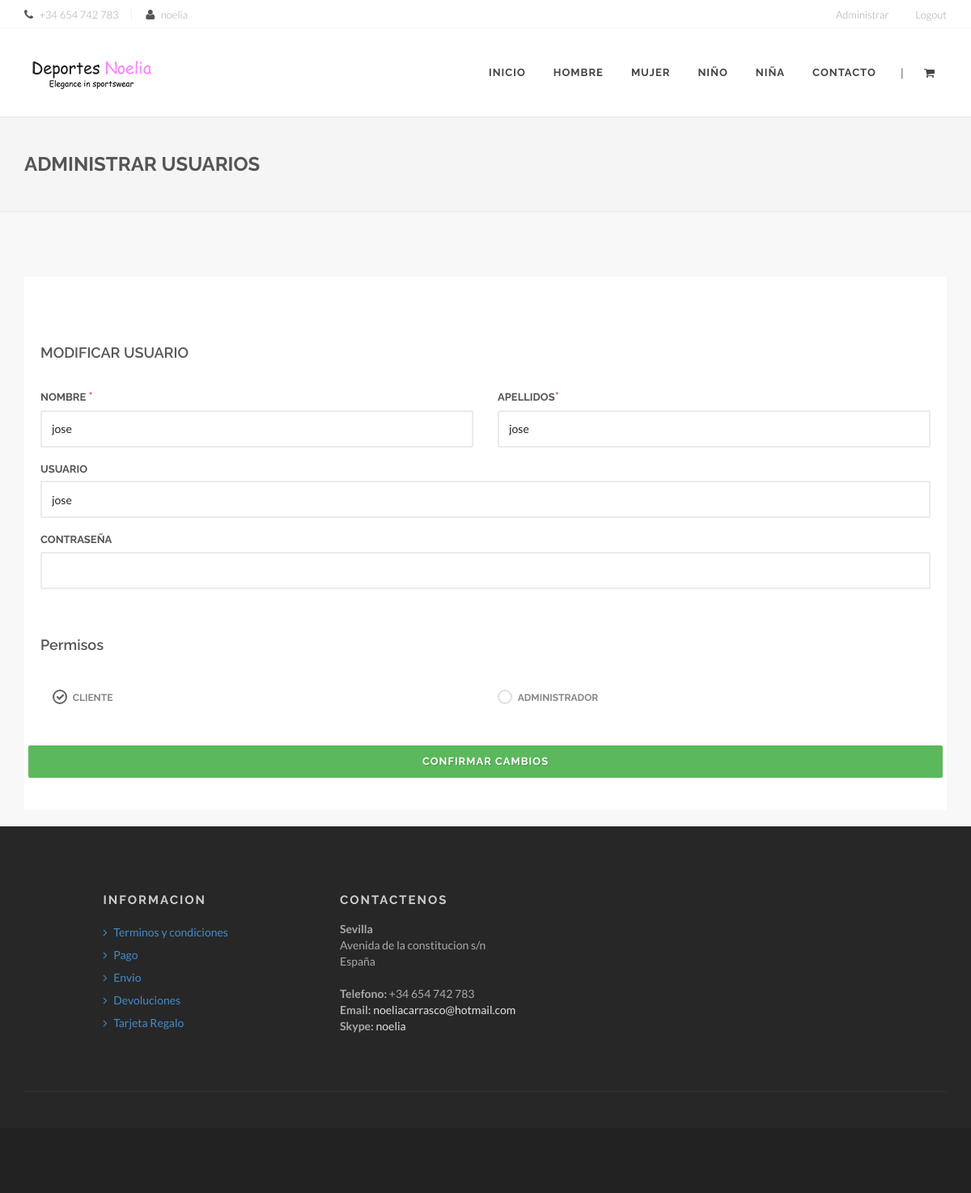
/modificarUsuario.php?i=18 (signed in), run on the app's committed database.
### tables this page shows
CREATE TABLE IF NOT EXISTS `usuarios` (
  `IDUSUARIO` int(11) NOT NULL AUTO_INCREMENT,
  `NOMBRE` varchar(25) NOT NULL,
  `APELLIDO` varchar(25) NOT NULL,
  `ROL` int(11) NOT NULL,
  `TIPO` varchar(20) NOT NULL,
  `USUARIO` varchar(25) NOT NULL,
  `PASSWORD` varchar(90) NOT NULL,
  PRIMARY KEY (`IDUSUARIO`)
);

### modificarUsuario.php (the view, shortened to what this page needs)
<?PHP
include_once("./db_configuration.php");
	$mysqli = new mysqli($db_host, $db_user, $db_password, "deportes");
	$consulta = "SELECT * FROM usuarios WHERE IDUSUARIO = '".$_REQUEST['i']."' ORDER BY IDUSUARIO";
	$usuario_elegido = null;
	if ($resultado = $mysqli->query($consulta)) {
		if($resultado->num_rows > 0){
			$usuario_elegido = $resultado->fetch_assoc();
		}
	}
?>
<!DOCTYPE html>
<html>
<head>
    <link rel="stylesheet" href="assets/css/bootstrap.css" type="text/css" />
    <link rel="stylesheet" href="assets/css/font-awesome.min.css" type="text/css" />
    <link rel="stylesheet" href="assets/css/animate.css" type="text/css" />
    <link rel="stylesheet" href="assets/js/vendor/flexslider/flexslider.css" type="text/css" />
    <link rel="stylesheet" href="assets/js/vendor/magnific/magnific-popup.css" type="text/css" />
    <link rel="stylesheet" href="assets/js/vendor/owl/assets/owl.carousel.css" type="text/css" />
    <link rel="stylesheet" href="assets/js/vendor/bootstrap-select/css/bootstrap-select.min.css" type="text/css" />
    <link rel="stylesheet" href="assets/js/vendor/range-slider/css/styles.css" type="text/css" />
    <link rel="stylesheet" href="assets/js/vendor/touchspin/jquery.bootstrap-touchspin.css" type="text/css" />
    <link rel="stylesheet" href="assets/js/vendor/starrr/starrr.css" type="text/css" />
    <link rel="stylesheet" type="text/css" href="assets/js/vendor/rs-plugin/css/settings.css" media="screen" />
    <link rel="stylesheet" href="assets/js/vendor/animsition/css/animsition.min.css">
    <link rel="stylesheet" href="assets/css/style.css" type="text/css" />
</head>
<body>
    <div id="wrapper" class="clearfix animsition">
       <nav id="add-navbar">
            <div class="container clearfix">
                <ul class="pull-right">
					<?PHP
						if((isset($_SESSION['IDUSUARIO']) && $_SESSION['IDUSUARIO'] != '') && (isset($_SESSION['rol']) && intval($_SESSION['rol']) == 2)){
					?>
					<li><a href="#">Administrar</a>
					</li>
					<?PHP
						}
					?>
					<?PHP
						if(!isset($_SESSION['IDUSUARIO'])){
					?>
                    <li><a href="login.php">Login</a></li>
					<?PHP
						}else{
					?>
                    <li><a href="disconnect.php">Logout</a></li>
					<?PHP
						}
					?>
                </ul>
                <ul class="divided">
                    <li><i class="fa fa-phone mr-5"></i> <span>+34 654 742 783</span></li> <li><i class="fa fa-user mr-5"></i> <span><?= $_SESSION['IDUSUARIO'] ?></span></li>
                </ul>
            </div>
        </nav>
        <header id="header" class="dark">
            <div id="header-wrap">
                <div class="container clearfix">
                    <div id="branding">
                        <a href="index.php" class="brand-normal"><img src="assets/images/logo-dark.png" alt="Minovate"></a>
                    </div>
					<nav id="main-navbar">
                       <ul>
                            <li><a href="index.php">Inicio</a></li>
                            <li><a href="#">Hombre</a>
                            </li>
                            <li><a href="#">Mujer</a>
                            </li>
                            <li><a href="#">Niño</a>
                            </li>
                            <li><a href="#">Niña</a>
                            </li>
                            <li><a href="contact.php">Contacto</a>
                            </li>
                        </ul>
                       <div id="shopping-cart">
                            <a href="#" id="shopping-cart-trigger"><i class="fa fa-shopping-cart"></i></a>
                        </div>
                        <div id="search-toggle"> <span class="divider">|</span></div>
                    </nav>
                </div>
            </div>
        </header>
         <section id="breadcrumbs" class="breadcrumbs">
            <div class="container clearfix">
                <h1>Administrar usuarios</h1>
        </section>
        <section id="content">
            <div class="content-wrap">
                <div class="container clearfix">
                    <div class="row">
                        <div class="col-md-12">
                            <div class="checkout">
                                <div class="row">
                                    <div class="col-md-12">
                                        <h4 class="mt-40">MODIFICAR USUARIO</h4>
                                        <form action="cambiarDatosUsuario.php" method="post">
                                            <div class="row">
                                                <div class="form-group col-sm-6">
                                                    <label for="nombre">Nombre <span class="text-lightred" style="font-size: 15px">*</span></label>
                                                    <input name="nombre" type="text" class="form-control myInput" id="nombre" value="<?=$usuario_elegido['NOMBRE']?>" required>
                                                </div>
                                                <div class="form-group col-sm-6">
                                                    <label for="apellido">Apellidos<span class="text-lightred" style="font-size: 15px">*</span></label>
                                                    <input name="apellido" type="text" class="form-control myInput" id="apellido" value="<?=$usuario_elegido['APELLIDO']?>" required>
                                                </div>
                                            </div>
                                            <div class="row">
                                                <div class="form-group col-sm-12">
                                                    <label for="usuario">Usuario</label>
                                                    <input name="usuario" type="text" class="form-control myInput" value="<?=$usuario_elegido['USUARIO']?>" id="usuario">
                                                </div>
                                            </div>
                                            <div class="row">
                                                <div class="form-group col-sm-12">
                                                    <label for="password">Contraseña</label>
                                                    <input name="password" type="password" class="form-control myInput" id="password">
                                                </div>
                                            </div>
											<div class="row">
												<div class="col-md-12">
													<h4 class="mt-40">Permisos</h4>
														<div class="col-md-6">
															<label class="checkbox checkbox-custom mb-20">
																<input type="radio" name="admin" value="1" <?PHP if($usuario_elegido['ROL'] != '2'){ ?> checked <?PHP }?>><i></i>
																<h6 class="text-bold text-uppercase m-0 inline">Cliente</h6>
															</label>
														</div>
														<div class="col-md-6">
															<label class="checkbox checkbox-custom mb-20">
																<input type="radio" name="admin" value="2" <?PHP if($usuario_elegido['ROL'] == '2'){ ?> checked <?PHP }?>><i></i>
																<h6 class="text-bold text-uppercase m-0 inline">Administrador</h6>
															</label>
														</div>
												</div>
											</div>
											<div class="row">
												<button type="submit" class="myBtn myBtn-success myBtn-rounded" style="width:100%;margin-top:30px;">Confirmar cambios</button>
											</div>
                                        </form>
                                    </div>
                                </div>
                            </div>
                        </div>
                    </div>
                </div>
        <footer id="footer">
            <div class="footer-main">
                <div class="container">
                    <div class="row">
                        <div class="col-md-3 col-md-offset-1">
                            <div class="widget widget-menu mb-0">
                                <h4><strong>Informacion</strong></h4>
                                <ul class="list-unstyled">
                                    <li><a href="#"><i class="fa fa-angle-right"></i> Terminos y condiciones</a></li>
                                    <li><a href="#"><i class="fa fa-angle-right"></i> Pago</a></li>
                                    <li><a href="#"><i class="fa fa-angle-right"></i> Envio</a></li>
                                    <li><a href="#"><i class="fa fa-angle-right"></i> Devoluciones</a></li>
                                    <li><a href="#"><i class="fa fa-angle-right"></i> Tarjeta Regalo</a></li>
                                </ul>
                            </div>
                        </div>
                        <div class="col-md-4">
                            <div class="widget widget-contact mt-20-md">
                                <h4><strong>Contactenos</strong> </h4>
                                <address>
                                    <strong>Sevilla</strong><br>
                                    Avenida de la constitucion s/n<br>
                                    España<br/><br/>
                                    <strong>Telefono:</strong> +34 654 742 783<br>
                                    <strong>Email:</strong> <a href="noeliacarrasco@hotmail.com">noeliacarrasco@hotmail.com</a><br>
                                    <strong>Skype:</strong> <a href="#">noelia</a>
                                </address>
                            </div>
                        </div>
                    </div>
                    <div class="line"></div>
                </div>
            </div>
            <div class="footer-bottom">
            </div>
        </footer>
    </div>
</body>
</html>

### data on the page
usuarios: nombre "jose", apellido "jose", usuario "jose"

### other printed values
$_SESSION['IDUSUARIO'] "noelia"
